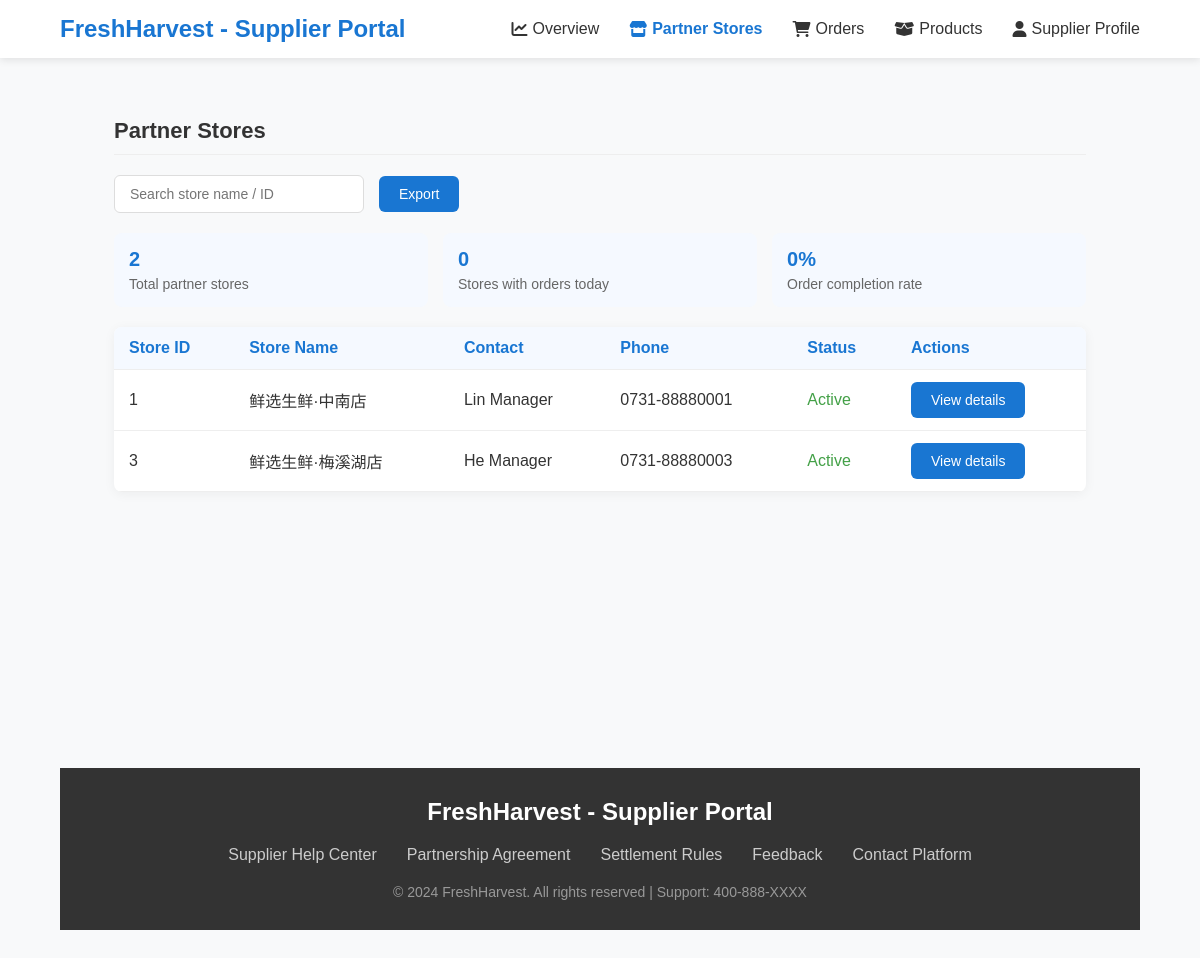
Before: /supplier/stores.php (signed in) with the older database file.
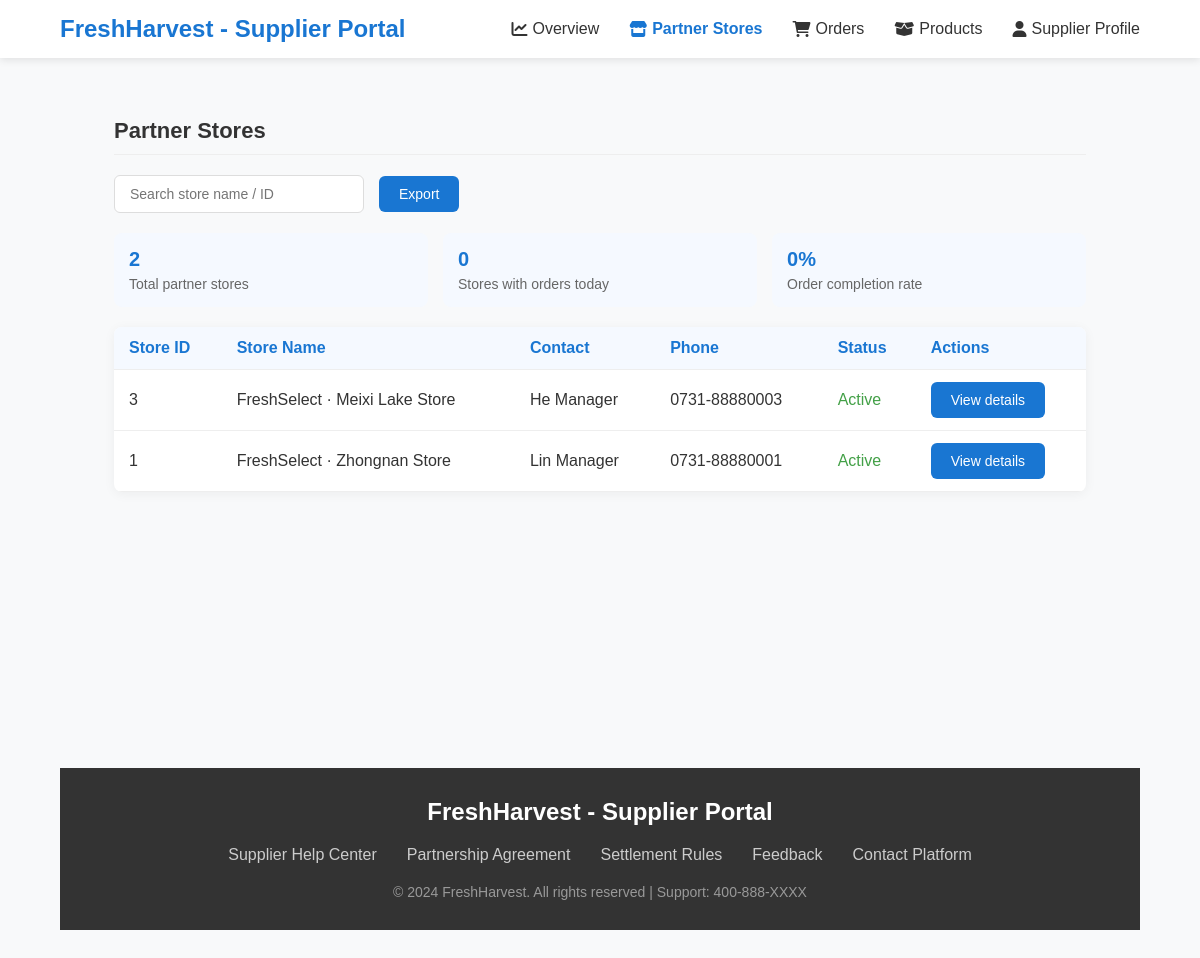
After: the same page with the newer database file.
### tables this page shows
CREATE TABLE IF NOT EXISTS `Branch` (
  `branch_ID` INT NOT NULL AUTO_INCREMENT,
  `branch_name` VARCHAR(100) UNIQUE NOT NULL,
  `address` VARCHAR(255) NOT NULL,
  `phone` VARCHAR(20) NULL,
  `email` VARCHAR(100) NULL,
  `manager_ID` INT NULL,  
  `manager_phone` VARCHAR(20) NULL,
  `status` ENUM('active', 'inactive', 'under_renovation') DEFAULT 'active',
  `created_at` TIMESTAMP DEFAULT CURRENT_TIMESTAMP,
  PRIMARY KEY (`branch_ID`)

);

### supplier/inc/data.php (called while the page is built, shortened)
<?php
function getDBConnection() {
    $servername = "localhost";
    $username = "supplier_user";
    $password = "YourPassword123!";
    $dbname = "mydb";
    $conn = new mysqli($servername, $username, $password, $dbname);
    $conn->set_charset("utf8mb4");
    return $conn;
}
function getCurrentSupplierId() {
    return isset($_SESSION['supplier_id']) ? (int)$_SESSION['supplier_id'] : 0;
}
function getSupplierBranches($search = '', $area = '') {
    $conn = getDBConnection();
    $supplierId = getCurrentSupplierId();
    $sql = "SELECT DISTINCT b.branch_ID, b.branch_name, b.address, b.phone, b.manager_phone, b.status,
                   b.manager_ID,
                   CONCAT(u.first_name, ' ', u.last_name) as contact_person,  -- 组合姓名
                   COUNT(DISTINCT po.purchase_order_ID) as order_count,
                   SUM(po.total_amount) as total_amount
            FROM Branch b
            JOIN PurchaseOrder po ON b.branch_ID = po.branch_ID
            LEFT JOIN Staff s ON b.manager_ID = s.staff_ID  -- 通过manager_id关联Staff表
            LEFT JOIN User u ON s.user_name = u.user_name    -- 通过username关联User表
            WHERE po.supplier_ID = ?";
    $params = [$supplierId];
    $paramTypes = 'i';
    $sql .= " GROUP BY b.branch_ID
              ORDER BY b.branch_name";
    $stmt = $conn->prepare($sql);
    $stmt->bind_param($paramTypes, ...$params);
    $stmt->execute();
    $result = $stmt->get_result();
    $branches = [];
    while ($row = $result->fetch_assoc()) {
        $branches[] = $row;
    }
    return $branches;
}
?>

### supplier/stores.php (the view, shortened to what the changed rows need)
<?php
require_once __DIR__.'/inc/data.php';
require_once __DIR__.'/header.php';
$search = isset($_GET['search']) ? $_GET['search'] : '';
$area = isset($_GET['area']) ? $_GET['area'] : '';
$branches = getSupplierBranches($search, $area);
?>
<!DOCTYPE html>
<html lang="en">
<head>
</head>
<body>
    <main class="main">
    <section class="section">
        <h2 class="section-title">Partner Stores</h2>
        <table class="store-table">
            <thead>
                <tr>
                    <th>Store ID</th>
                    <th>Store Name</th>
                    <th>Contact</th>
                    <th>Phone</th>
                    <th>Status</th>
                    <th>Actions</th>
                </tr>
            </thead>
            <tbody>
                <?php foreach ($branches as $branch): ?>
                <tr>
                    <td><?php echo htmlspecialchars($branch['branch_ID']); ?></td>
                    <td><?php echo htmlspecialchars($branch['branch_name']); ?></td>
                    <td><?php echo htmlspecialchars($branch['contact_person'] ?? ''); ?></td>
                    <td><?php echo htmlspecialchars($branch['phone']); ?></td>
                    <td>
                        <span style="color: <?php echo $branch['status'] === 'active' ? '#43a047' : '#f44336'; ?>">
                            <?php echo $branch['status'] === 'active' ? 'Active' : 'Terminated'; ?>
                        </span>
                    </td>
                    <td>
                        <button class="btn btn-primary"
                                onclick="showStoreDetail('<?php echo htmlspecialchars($branch['branch_ID']); ?>')">
                            View details
                        </button>
                    </td>
                </tr>
                <?php endforeach; ?>
            </tbody>
        </table>
    </section>
</main>
</body>
</html>

Changed rows visible on the page:
changed branch id 3: branch_name "鲜选生鲜·梅溪湖店" → "FreshSelect · Meixi Lake Store"; moves up the list
changed branch id 1: branch_name "鲜选生鲜·中南店" → "FreshSelect · Zhongnan Store"
